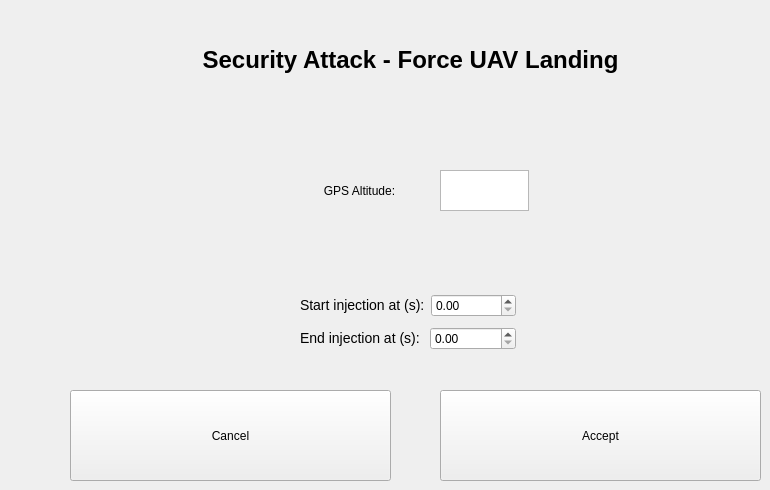
   <widget class="QWidget" name="page_10">
    <widget class="QLabel" name="label_11">
     <property name="geometry">
      <rect>
       <x>100</x>
       <y>30</y>
       <width>621</width>
       <height>61</height>
      </rect>
     </property>
     <property name="toolTip">
      <string>&lt;html&gt;&lt;head/&gt;&lt;body&gt;&lt;p align=&quot;center&quot;&gt;&lt;br/&gt;&lt;/p&gt;&lt;/body&gt;&lt;/html&gt;</string>
     </property>
     <property name="whatsThis">
      <string>&lt;html&gt;&lt;head/&gt;&lt;body&gt;&lt;p align=&quot;center&quot;&gt;&lt;br/&gt;&lt;/p&gt;&lt;/body&gt;&lt;/html&gt;</string>
     </property>
     <property name="styleSheet">
      <string notr="true">font-size: 24px;
font-weight: bold;</string>
     </property>
     <property name="text">
      <string>&lt;html&gt;&lt;head/&gt;&lt;body&gt;&lt;p&gt;&lt;span style=&quot; color:#000000;&quot;&gt;Security Attack - Force UAV Landing&lt;/span&gt;&lt;/p&gt;&lt;/body&gt;&lt;/html&gt;</string>
     </property>
     <property name="alignment">
      <set>Qt::AlignCenter</set>
     </property>
    </widget>
    <widget class="QWidget" name="layoutWidget_24">
     <property name="geometry">
      <rect>
       <x>300</x>
       <y>290</y>
       <width>216</width>
       <height>64</height>
      </rect>
     </property>
     <layout class="QVBoxLayout" name="verticalLayout_19">
      <item>
       <layout class="QHBoxLayout" name="horizontalLayout_30">
        <item>
         <widget class="QLabel" name="label_46">
          <property name="styleSheet">
           <string notr="true">font-size: 14px;</string>
          </property>
          <property name="text">
           <string>&lt;html&gt;&lt;head/&gt;&lt;body&gt;&lt;p&gt;&lt;span style=&quot; color:#000000;&quot;&gt;Start injection at (s):&lt;/span&gt;&lt;/p&gt;&lt;/body&gt;&lt;/html&gt;</string>
          </property>
         </widget>
        </item>
        <item>
         <widget class="QDoubleSpinBox" name="doubleSpinBox_startInjection_13">
          <property name="styleSheet">
           <string notr="true">qproperty-toolTip: &quot;Seconds after takeoff considered to start injection&quot;;</string>
          </property>
         </widget>
        </item>
       </layout>
      </item>
      <item>
       <layout class="QHBoxLayout" name="horizontalLayout_31">
        <item>
         <widget class="QLabel" name="label_47">
          <property name="styleSheet">
           <string notr="true">font-size: 14px;</string>
          </property>
          <property name="text">
           <string>&lt;html&gt;&lt;head/&gt;&lt;body&gt;&lt;p&gt;&lt;span style=&quot; color:#000000;&quot;&gt;End injection at (s): &lt;/span&gt;&lt;/p&gt;&lt;/body&gt;&lt;/html&gt;</string>
          </property>
         </widget>
        </item>
        <item>
         <widget class="QDoubleSpinBox" name="doubleSpinBox_endInjection_13">
          <property name="styleSheet">
           <string notr="true">qproperty-toolTip: &quot;Seconds after takeoff considered to end injection&quot;;</string>
          </property>
         </widget>
        </item>
       </layout>
      </item>
     </layout>
    </widget>
    <widget class="QLabel" name="labelGPSAltInjection_9">
     <property name="geometry">
      <rect>
       <x>300</x>
       <y>170</y>
       <width>119</width>
       <height>42</height>
      </rect>
     </property>
     <property name="styleSheet">
      <string notr="true"/>
     </property>
     <property name="text">
      <string>&lt;html&gt;&lt;head/&gt;&lt;body&gt;&lt;p&gt;&lt;span style=&quot; color:#000000;&quot;&gt;GPS Altitude:&lt;/span&gt;&lt;/p&gt;&lt;/body&gt;&lt;/html&gt;</string>
     </property>
     <property name="alignment">
      <set>Qt::AlignCenter</set>
     </property>
    </widget>
    <widget class="QPushButton" name="buttonGPSInjectionCancel_12">
     <property name="enabled">
      <bool>true</bool>
     </property>
     <property name="geometry">
      <rect>
       <x>70</x>
       <y>390</y>
       <width>321</width>
       <height>91</height>
      </rect>
     </property>
     <property name="styleSheet">
      <string notr="true"/>
     </property>
     <property name="text">
      <string>Cancel</string>
     </property>
    </widget>
    <widget class="QPushButton" name="buttonGPSInjectionContinue_12">
     <property name="enabled">
      <bool>true</bool>
     </property>
     <property name="geometry">
      <rect>
       <x>440</x>
       <y>390</y>
       <width>321</width>
       <height>91</height>
      </rect>
     </property>
     <property name="styleSheet">
      <string notr="true"/>
     </property>
     <property name="text">
      <string>Accept</string>
     </property>
    </widget>
    <widget class="QTextEdit" name="textEditGPSAltInjection_10">
     <property name="geometry">
      <rect>
       <x>440</x>
       <y>170</y>
       <width>89</width>
       <height>41</height>
      </rect>
     </property>
     <property name="sizePolicy">
      <sizepolicy hsizetype="Preferred" vsizetype="Preferred">
       <horstretch>0</horstretch>
       <verstretch>0</verstretch>
      </sizepolicy>
     </property>
     <property name="styleSheet">
      <string notr="true">qproperty-toolTip: &quot;GPS Altitude value to inject.&quot;</string>
     </property>
    </widget>
   </widget>
